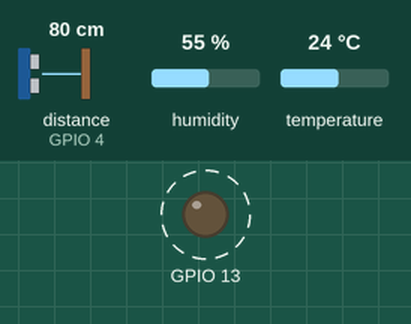
This sketch was run on a simulated ESP32. Parts: output pins drawn as LEDs (lit = HIGH). Dashed ring = blinking. The inputs (shaded band) are chosen by the test bench; at power-on: distance to the obstacle (sensor on GPIO 4) 80 cm, humidity 55 %, temperature 24 °C. The echo pulse lasts 58.3 µs per cm; WiFi joins after 1.5 s; servers stay silent unless stated; what the sketch prints to the serial monitor is not drawn.

Above: at 2.4 s.
Timing chart, 0 to 6.4 s (numbered marks = the images above):
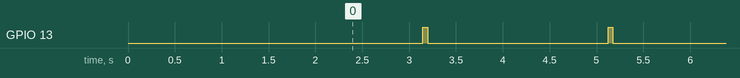

The sketch:

smartPump.ino
```cpp
// Code written by Kuforiji simon- June 2019

#include <WiFi.h>
#include <BlynkSimpleEsp32.h>
#include <NewPing.h>
#include <DHT.h>
#define DHTTYPE DHT11

    //** SENSOR PINS
    const float PingPin1 = 5;    //     GPIO5,  D1
    const float EchoPin1 = 4;    //     GPIO4,  D2
    #define DHTPIN 2

    // constants
    const float MAX_DISTANCE = 400;     //max distance to measure
    const float depth = 16;            //total depth of tank 1 in cm , from sensor to base inside
    const unsigned int Period = 2000;    //period between pings, in milliseconds. i.e  1 munute = 60,000. max 65535. Want longer? use unsigned long

    // Global variables
    float waterdepth;
    int iterations = 5;
    float hum;    // Stores humidity value in percent
    float temp;   // Stores temperature value in Celcius
    float duration; // Stores HC-SR04 pulse duration value
    float distance; // Stores calculated distance in cm
    float soundsp;  // Stores calculated speed of sound in M/S
    float soundcm;  // Stores calculated speed of sound in cm/ms

    // Set password to "" for open networks.
    char ssid[] = "XXXXX";                                //local wifi network SSID
    char pass[] = "XXXXX";                              //local network password
    char auth[] = "XXXXXXXXXXXXXXXXXXXXX";      // You should get Authority Token in your email.

    DHT dht(DHTPIN, DHTTYPE);
    BlynkTimer timer;                                                                   //config timer
    NewPing sonar(PingPin1, EchoPin1, MAX_DISTANCE);

void sendSensorReadings()
{
//**************Readings from Tank

delay(1000);  // Delay so DHT-22 sensor can stabalize

    hum = dht.readHumidity();  // Get Humidity value
    temp= dht.readTemperature();  // Get Temperature value

    // Calculate the Speed of Sound in M/S
    soundsp = 331.4 + (0.606 * temp) + (0.0124 * hum);

    // Convert to cm/ms

    soundcm = soundsp / 10000;

  duration = sonar.ping_median(iterations);

  // Calculate the distance
  distance= (duration / 2) * soundcm;

    if (distance >= depth || distance == 0 )  distance = depth;     //check it does not go negative
    waterdepth = depth - distance;     //calculate the depth of the water

//***********SEND INFO TO BLYNK
    Blynk.virtualWrite(V1, waterdepth);          //send depth to Blynk server //ill use this for vl chart
    //Blynk.virtualWrite(V2, Litres1 / 10);      //send litres to Blynk server, scaled to 1/10 as Blynk only goes up to 9999 and we need up to 16000
    Blynk.virtualWrite(V6, waterdepth * 60);
    Blynk.virtualWrite(V3, hum);
    Blynk.virtualWrite(V4, temp);
    Blynk.virtualWrite(V5, distance);

    digitalWrite(13, HIGH);      //flash the LED on D7, just to let us know it's running
    delay(50);
    digitalWrite(13, LOW);


//************************* can be commented out, test use only
    Serial.println();
    Serial.print("Sound: ");
    Serial.print(soundsp);
    Serial.print(" m/s, ");
    Serial.print("Humid: ");
    Serial.print(hum);
    Serial.print(" %, Temp: ");
    Serial.print(temp);
    Serial.print(" C, ");
    Serial.println("Tank water distance: " + String(distance) + " cm");  //print depth
    Serial.println("Tank water depth: " + String(waterdepth));  //print depth
    //Serial.println("Tank Litres: " + String(Litres1));        //print litres

//***********************************************

}

void setup() {

   pinMode(13, OUTPUT);

  timer.setInterval(Period, sendSensorReadings);    // Setup a function to be called every n seconds
  delay(10);

//******************   can be commented out, test only
    Serial.begin(115200);                           // Open serial console.
    Serial.println();
    Serial.println("Connecting to " + String(ssid));  // Connected to WiFi network
//******************

    Blynk.begin(auth, ssid, pass);
    delay(20);

//******************    can be commented out, test only
  Serial.println(WiFi.localIP());        //this is local IP for this board
  Serial.println("WiFi connected");
//******************
}

void loop() {

  Blynk.run();
  timer.run();
}

// the end!
```

Measured:
- by itself, GPIO 13: alternates HIGH for 0.05 s and LOW for 1.9 s
